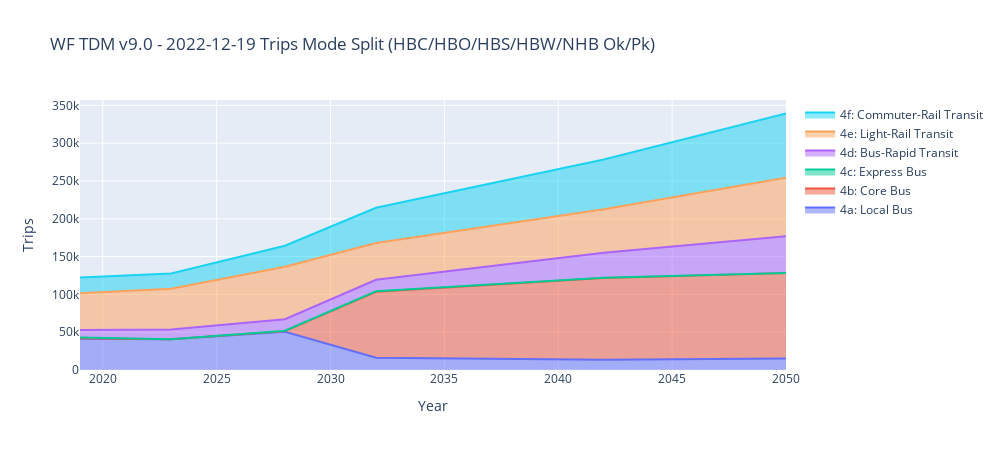

Notebook code for this chart:
### Code cell
# MAKE INTERACTIVE CHART
py.offline.init_notebook_mode(connected=True)

from ipywidgets import Layout

lstTdmVersionsWithDate = sorted(dfTransitSummaryPlotData['tdmVersionWithDate'].unique().tolist())
lstScenarioGroups      = sorted(dfTransitSummaryPlotData['scenarioGroup'     ].unique().tolist())
lstModes               = sorted(dfTransitSummaryPlotData['modeGroup'         ].unique().tolist())
lstTripPurp            = sorted(dfTransitSummaryPlotData['TRIPPURP'          ].unique().tolist())
lstPeriod              = sorted(dfTransitSummaryPlotData['PERIOD'            ].unique().tolist())

# remove include in all list
lstScenarioGroups = [i for i in lstScenarioGroups if i not in lstIncludeInAll] 

selectTdmVersionWithDate = widgets.Select        (options=lstTdmVersionWithDate, value=(lstTdmVersionsWithDate[2]          ), description='TDM Version'   , layout=Layout(display="flex", flex_flow='row'))
selectScenarioGroup      = widgets.Select        (options=lstScenarioGroups    , value=('RTP'                              ), description='Scenario Group', layout=Layout(display="flex", flex_flow='row'))
selectModes              = widgets.SelectMultiple(options=lstModes             , value=(lstModes[7:13]                     ), description='Mode Group'    , layout=Layout(display="flex", flex_flow='row'))
selectTripPurps          = widgets.SelectMultiple(options=lstTripPurp          , value=(lstTripPurp                        ), description='Purpose'       , layout=Layout(display="flex", flex_flow='row'))
selectPeriods            = widgets.SelectMultiple(options=lstPeriod            , value=(lstPeriod                          ), description='Periods'       , layout=Layout(display="flex", flex_flow='row'))

widgets.interactive(update_plot_stackedarea, tdmVersionWithDate=selectTdmVersionWithDate, scenarioGroup=selectScenarioGroup, modeGroups=selectModes, trippurps=selectTripPurps , periods=selectPeriods)

#ADD RAW OBSERVED CURVES

### Figure 1 — Plotly figure (JSON) as saved in the notebook; plotly's stock layout.template omitted (floating-point values rounded to 4 significant figures)
{"data": [{"mode": "lines", "name": "4a: Local Bus", "stackgroup": "one", "type": "scatter", "x": [2019, 2023, 2028, 2032, 2042, 2050], "y": [41252, 40608, 50445, 16098, 13713, 15364]}, {"mode": "lines", "name": "4b: Core Bus", "stackgroup": "one", "type": "scatter", "x": [2019, 2023, 2028, 2032, 2042, 2050], "y": [856, 0, 972, 87327, 107851, 112781]}, {"mode": "lines", "name": "4c: Express Bus", "stackgroup": "one", "type": "scatter", "x": [2019, 2023, 2028, 2032, 2042, 2050], "y": [806, 0, 635, 704, 435, 174]}, {"mode": "lines", "name": "4d: Bus-Rapid Transit", "stackgroup": "one", "type": "scatter", "x": [2019, 2023, 2028, 2032, 2042, 2050], "y": [10014, 12987, 15170, 15258, 33180, 48547]}, {"mode": "lines", "name": "4e: Light-Rail Transit", "stackgroup": "one", "type": "scatter", "x": [2019, 2023, 2028, 2032, 2042, 2050], "y": [48746, 53956, 69336, 48615, 57344, 77269]}, {"mode": "lines", "name": "4f: Commuter-Rail Transit", "stackgroup": "one", "type": "scatter", "x": [2019, 2023, 2028, 2032, 2042, 2050], "y": [20829, 19989, 27763, 46589, 65795, 85122]}], "layout": {"height": 450, "title": {"text": "WF TDM v9.0 - 2022-12-19 Trips Mode Split (HBC/HBO/HBS/HBW/NHB Ok/Pk)"}, "width": 1000, "xaxis": {"title": {"text": "Year"}}, "yaxis": {"title": {"text": "Trips"}}}}
